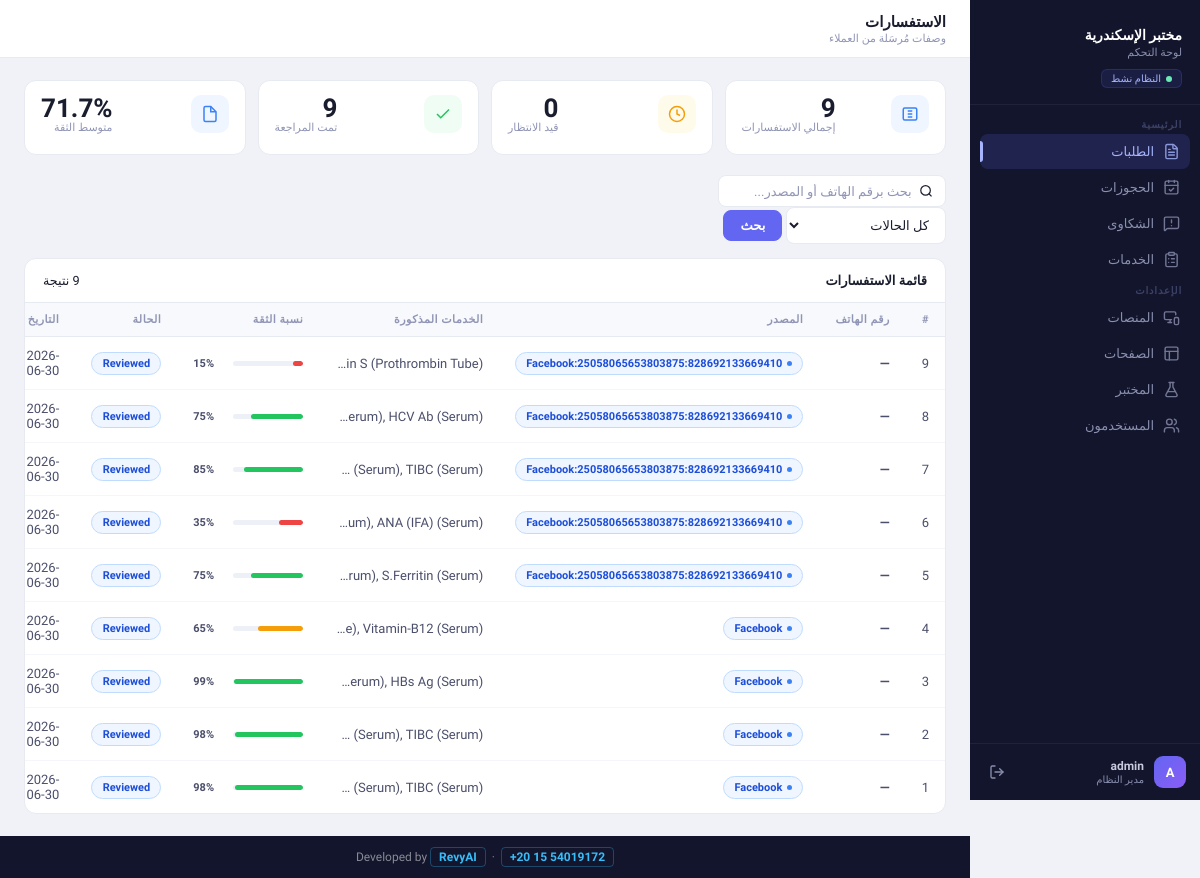
The app's page /inquiries (signed in) with its own data.
### models/models.py (models this page shows)
class User(db.Model, UserMixin):
    __tablename__ = "users"
    id = db.Column(db.Integer, primary_key=True)
    username = db.Column(db.String(50), unique=True, nullable=False)
    password = db.Column(db.String(50), nullable=False)

class Inquiry(db.Model):
    __tablename__ = 'inquiry'
    id = db.Column(db.Integer, primary_key=True)
    laboratory_id = db.Column(db.Integer, db.ForeignKey('laboratory.id'), nullable=False)
    prescription_img = db.Column(db.String(255), nullable=True)
    status = db.Column(db.Enum(Status), default=Status.PENDING)
    created_at = db.Column(db.DateTime, default=lambda: datetime.now(timezone.utc))
    comes_from = db.Column(db.String(100))
    phone_number       = db.Column(db.String(20))
    ocr_extracted_text = db.Column(db.Text)
    confidence_score   = db.Column(db.Float)
    services_mentioned = db.Column(db.String(500))

### app.py (the view)
@app.route('/inquiries')
@login_required
def list_inquiries():
    page    = request.args.get('page', 1, type=int)
    search  = request.args.get('search', '').strip()
    status  = request.args.get('status', '')
    pagination, _ = InquiryService.get_all_inquiries(
        page=page, per_page=10, search=search or None, status=status or None
    )
    stats = InquiryService.get_stats()
    return render_template(
        'inquiries/list.html',
        inquiries=pagination.items,
        pagination=pagination,
        search=search,
        status=status,
        statuses=Status,
        stats=stats,
    )

### app.py (called while the page is built)
@login_manager.user_loader
def load_user(user_id):
    return db.session.get(User, int(user_id))

@app.context_processor
def inject_globals():
    from models.models import Inquiry, Status
    try:
        pending_count = Inquiry.query.filter_by(status=Status.PENDING).count()
    except Exception:
        pending_count = 0
    return dict(pending_inquiries_count=pending_count)

### software_services/inquiry_services.py (called while the page is built, shortened)
    @staticmethod
    def get_all_inquiries(page=1, per_page=10, search=None, status=None):
        query = Inquiry.query
        if status:
            try:
                query = query.filter(Inquiry.status == Status(status))
            except ValueError:
                pass
        query = query.order_by(Inquiry.created_at.desc())
        pagination = query.paginate(page=page, per_page=per_page, error_out=False)
        return pagination, "تم العثور على الاستفسارات"

    @staticmethod
    def get_stats():
        total      = Inquiry.query.count()
        pending    = Inquiry.query.filter_by(status=Status.PENDING).count()
        reviewed   = Inquiry.query.filter_by(status=Status.REVIEWED).count()
        attended   = Inquiry.query.filter_by(status=Status.ATTENDED).count()
        from sqlalchemy import func
        avg_conf = db.session.query(
            func.avg(Inquiry.confidence_score)
        ).filter(Inquiry.confidence_score.isnot(None)).scalar()
        return {
            "total":    total,
            "pending":  pending,
            "reviewed": reviewed,
            "attended": attended,
            "avg_conf": round((avg_conf or 0) * 100, 1),   # 0-100 %
        }

### templates/inquiries/list.html (shortened to what this page needs)
{% extends 'base.html' %}
{% block topbar_title %}الاستفسارات{% endblock %}
{% block topbar_sub %}وصفات مُرسَلة من العملاء{% endblock %}
{% block content %}
<div class="stats-grid">
  <div class="stat-card">
    <div class="stat-icon si-blue">
      <svg width="20" height="20" fill="none" stroke="currentColor" stroke-width="2" viewBox="0 0 24 24">
        <path d="M9 12h6M9 16h6M9 8h6M5 4h14a2 2 0 0 1 2 2v12a2 2 0 0 1-2 2H5a2 2 0 0 1-2-2V6a2 2 0 0 1 2-2z"/>
      </svg>
    </div>
    <div>
      <div class="stat-value">{{ stats.total }}</div>
      <div class="stat-label">إجمالي الاستفسارات</div>
    </div>
  </div>
  <div class="stat-card">
    <div class="stat-icon si-amber">
      <svg width="20" height="20" fill="none" stroke="currentColor" stroke-width="2" viewBox="0 0 24 24">
        <circle cx="12" cy="12" r="10"/><path d="M12 6v6l4 2"/>
      </svg>
    </div>
    <div>
      <div class="stat-value">{{ stats.pending }}</div>
      <div class="stat-label">قيد الانتظار</div>
    </div>
  </div>
  <div class="stat-card">
    <div class="stat-icon si-green">
      <svg width="20" height="20" fill="none" stroke="currentColor" stroke-width="2" viewBox="0 0 24 24">
        <path d="M20 6L9 17l-5-5"/>
      </svg>
    </div>
    <div>
      <div class="stat-value">{{ stats.reviewed }}</div>
      <div class="stat-label">تمت المراجعة</div>
    </div>
  </div>
  <div class="stat-card">
    <div class="stat-icon si-blue">
      <svg width="20" height="20" fill="none" stroke="currentColor" stroke-width="2" viewBox="0 0 24 24">
        <path d="M13 2H6a2 2 0 0 0-2 2v16a2 2 0 0 0 2 2h12a2 2 0 0 0 2-2V9z"/><polyline points="13 2 13 9 20 9"/>
      </svg>
    </div>
    <div>
      <div class="stat-value">{{ stats.avg_conf }}%</div>
      <div class="stat-label">متوسط الثقة</div>
    </div>
  </div>
</div>
<div class="toolbar">
  <form method="GET" action="{{ url_for('list_inquiries') }}" class="toolbar-filters">
    <div class="search-box">
      <svg width="16" height="16" fill="none" stroke="currentColor" stroke-width="2" viewBox="0 0 24 24">
        <circle cx="11" cy="11" r="8"/><path d="m21 21-4.35-4.35"/>
      </svg>
      <input
        type="text"
        name="search"
        placeholder="بحث برقم الهاتف أو المصدر..."
        value="{{ search }}"
        class="search-input"
      >
    </div>
    <select name="status" class="form-control" style="width:160px" onchange="this.form.submit()">
      <option value="">كل الحالات</option>
    </select>
    <button type="submit" class="btn btn-primary">بحث</button>
  </form>
</div>
<div class="card">
  <div class="card-header">
    <span class="card-title">قائمة الاستفسارات</span>
    <span class="text-muted" style="font-size:.85rem">{{ pagination.total }} نتيجة</span>
  </div>
  <div class="table-wrapper">
    <table class="table">
      <thead>
        <tr>
          <th>#</th>
          <th>رقم الهاتف</th>
          <th>المصدر</th>
          <th>الخدمات المذكورة</th>
          <th>نسبة الثقة</th>
          <th>الحالة</th>
          <th>التاريخ</th>
        </tr>
      </thead>
      <tbody>
        {% for inq in inquiries %}
        <tr>
          <td class="text-muted">{{ inq.id }}</td>
          <td>
            <span style="font-weight:600">{{ inq.phone_number or '—' }}</span>
          </td>
          <td>
            <span class="pill pill-reviewed">{{ inq.comes_from or '—' }}</span>
          </td>
          <td style="max-width:180px;overflow:hidden;text-overflow:ellipsis;white-space:nowrap">
            {{ inq.services_mentioned or '—' }}
          </td>
          <td style="min-width:130px">
            {% if inq.confidence_score is not none %}
              {% set pct = (inq.confidence_score * 100) | int %}
              {% if pct >= 70 %}{% set cls = 'conf-high' %}
              {% elif pct >= 40 %}{% set cls = 'conf-mid' %}
              {% else %}{% set cls = 'conf-low' %}{% endif %}
              <div class="conf-bar">
                <div class="conf-track">
                  <div class="conf-fill {{ cls }}" data-pct="{{ pct }}"></div>
                </div>
                <span class="conf-val">{{ pct }}%</span>
              </div>
            {% else %}
              <span class="text-muted">—</span>
            {% endif %}
          </td>
          <td>
            <form method="POST" action="{{ url_for('update_inquiry_status', inquiry_id=inq.id) }}">
              <select
                name="status"
                onchange="this.form.submit()"
                class="status-select status-{{ inq.status.value | lower | replace(' ', '-') }}"
              >
                {% for s in statuses %}
                <option value="{{ s.value }}" {% if inq.status == s %}selected{% endif %}>{{ s.value }}</option>
                {% endfor %}
              </select>
            </form>
          </td>
          <td class="text-muted">
            {{ inq.created_at.strftime('%Y-%m-%d') if inq.created_at else '—' }}
          </td>
        </tr>
        {% else %}
        <tr>
          <td colspan="8" style="text-align:center;padding:2.5rem;color:var(--text-muted)">
            لا توجد استفسارات
          </td>
        </tr>
        {% endfor %}
      </tbody>
    </table>
  </div>
</div>
{% endblock %}

### templates/base.html (shortened to what this page needs)
<!DOCTYPE html>
<html lang="ar" dir="rtl">
<head>
  <link rel="stylesheet" href="{{ url_for('static', filename='css/style.css') }}">
</head>
<body>
<aside class="sidebar" id="sidebar">
  <div class="sidebar-logo">
    <div class="lab-name">مختبر الإسكندرية</div>
    <div class="lab-sub">لوحة التحكم</div>
    <div class="sidebar-status">النظام نشط</div>
  </div>
  <div class="nav-section">
    <p class="nav-section-label">الرئيسية</p>
    <a href="{{ url_for('list_inquiries') }}"
       class="nav-item {% if request.endpoint == 'list_inquiries' %}active{% endif %}">
      <i data-lucide="file-text" class="nav-icon"></i>
      الطلبات
    </a>
    <a href="{{ url_for('list_bookings') }}"
       class="nav-item {% if request.endpoint == 'list_bookings' %}active{% endif %}">
      <i data-lucide="calendar-check" class="nav-icon"></i>
      الحجوزات
    </a>
    <a href="{{ url_for('list_complaints') }}"
       class="nav-item {% if request.endpoint == 'list_complaints' %}active{% endif %}">
      <i data-lucide="message-square-warning" class="nav-icon"></i>
      الشكاوى
    </a>
    <a href="{{ url_for('list_services') }}"
       class="nav-item {% if request.endpoint in ['list_services','create_service','edit_service'] %}active{% endif %}">
      <i data-lucide="clipboard-list" class="nav-icon"></i>
      الخدمات
    </a>
    <p class="nav-section-label">الإعدادات</p>
    <a href="{{ url_for('list_platforms') }}"
       class="nav-item {% if request.endpoint in ['list_platforms','create_platform','edit_platform'] %}active{% endif %}">
      <i data-lucide="monitor-smartphone" class="nav-icon"></i>
      المنصات
    </a>
    <a href="{{ url_for('list_pages') }}"
       class="nav-item {% if request.endpoint in ['list_pages','create_page','edit_page'] %}active{% endif %}">
      <i data-lucide="layout" class="nav-icon"></i>
      الصفحات
    </a>
    <a href="{{ url_for('laboratory_settings') }}"
       class="nav-item {% if request.endpoint == 'laboratory_settings' %}active{% endif %}">
      <i data-lucide="flask-conical" class="nav-icon"></i>
      المختبر
    </a>
    <a href="{{ url_for('users') }}"
       class="nav-item {% if request.endpoint in ['users','create_user','edit_user'] %}active{% endif %}">
      <i data-lucide="users" class="nav-icon"></i>
      المستخدمون
    </a>
  </div>
  <div class="sidebar-footer">
    <div class="sidebar-user">
      <div class="avatar">{{ current_user.username[0]|upper }}</div>
      <div class="user-info">
        <div class="user-name">{{ current_user.username }}</div>
        <div class="user-role">مدير النظام</div>
      </div>
      <a href="{{ url_for('logout') }}" class="logout-btn" title="تسجيل الخروج">
        <i data-lucide="log-out" style="width:16px;height:16px;"></i>
      </a>
    </div>
  </div>
</aside>
<div class="main-wrapper">
  <div class="topbar">
    <div class="topbar-left">
      <div class="topbar-title">{% block topbar_title %}{% endblock %}</div>
      <div class="topbar-sub">{% block topbar_sub %}{% endblock %}</div>
    </div>
  </div>
  <main class="main-content">
    {% block content %}{% endblock %}
  </main>
  <div class="site-footer">
    Developed by
    <a href="https://revyai.tech" target="_blank">RevyAI</a>
    &nbsp;·&nbsp;
    <a href="https://wa.me/201554019172" target="_blank">+20 15 54019172</a>
  </div>
</div>
</body>
</html>

### records on screen
User: username "A", username "admin"
Inquiry: id "9", phone_number "—", comes_from "Facebook:25058065653803875:828692133669410", services_mentioned "Ca 72.4 (Serum), HIV Ab (Serum), Campylobacter Ag (ELISA) (Stool), Protein C (Prothrombin Tube), Protein S (Prothrombin Tub…", pct "15", status "Reviewed", created_at "2026-06-30"
Inquiry: id "8", phone_number "—", comes_from "Facebook:25058065653803875:828692133669410", services_mentioned "ESR 1st hour (ESR Tube), ANA (IFA) (Serum), Anti DNA (d.s) - ELISA (Serum), Blood Urea (Serum), S.Creatinine (Serum), TSH (Serum), CBC (Complete Blood Picture) (EDTA), Complement (C3) (Serum), Complement (C4) (Serum), HBs Ag (Serum), HCV Ab (Seru…", pct "75", status "Reviewed", created_at "2026-06-30"
Inquiry: id "7", phone_number "—", comes_from "Facebook:25058065653803875:828692133669410", services_mentioned "S.Ferritin (Serum), S.Iron (Serum), TIBC (Seru…", pct "85", status "Reviewed", created_at "2026-06-30"
Inquiry: id "6", phone_number "—", comes_from "Facebook:25058065653803875:828692133669410", services_mentioned "Blood Urea (Serum), TSH (Serum), Complement (C3) (Serum), Complement (C4) (Serum), ESR 1st hour (ESR Tube), CBC (Complete Blood Picture) (EDTA), Anti DNA (d.s) - ELISA (Serum), ANA (IFA) (Seru…", pct "35", status "Reviewed", created_at "2026-06-30"
Inquiry: id "5", phone_number "—", comes_from "Facebook:25058065653803875:828692133669410", services_mentioned "S.Iron (Serum), TIBC (Serum), S.Ferritin (Seru…", pct "75", status "Reviewed", created_at "2026-06-30"
Inquiry: id "4", phone_number "—", comes_from "Facebook", services_mentioned "HIV Ab (Serum), Campylobacter Ag (ELISA) (Stool), Protein C (Prothrombin Tube), Protein S (Prothrombin Tube), Vitamin-B12 (Seru…", pct "65", status "Reviewed", created_at "2026-06-30"
Inquiry: id "3", phone_number "—", comes_from "Facebook", services_mentioned "ESR 1st hour (ESR Tube), ANA (IFA) (Serum), Anti DNA (d.s) - ELISA (Serum), Complement (C3) (Serum), HBs Ag (Seru…", pct "99", status "Reviewed", created_at "2026-06-30"
Inquiry: id "2", phone_number "—", comes_from "Facebook", services_mentioned "S.Ferritin (Serum), TIBC (Seru…", pct "98", status "Reviewed", created_at "2026-06-30"
Inquiry: id "1", phone_number "—", comes_from "Facebook", services_mentioned "S.Ferritin (Serum), TIBC (Seru…", pct "98", status "Reviewed", created_at "2026-06-30"

### other values on screen
{{ stats.total }} "9"
{{ stats.pending }} "0"
{{ stats.reviewed }} "9"
{{ stats.avg_conf }} "71.7"
